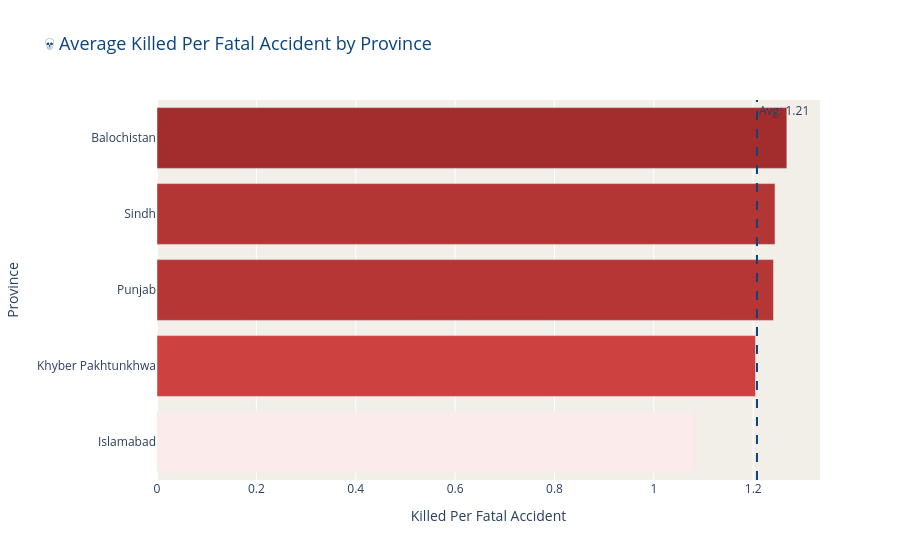

The notebook cell saved with this chart:
### Code cell
# Chart 15 — Killed Per Fatal Accident by Province
df_kpf = df_provinces.groupby('Province')['Killed_Per_Fatal_Acc'].mean().reset_index()
df_kpf = df_kpf.sort_values('Killed_Per_Fatal_Acc', ascending=True)

fig = px.bar(
    df_kpf,
    x='Killed_Per_Fatal_Acc',
    y='Province',
    orientation='h',
    title='💀 Average Killed Per Fatal Accident by Province',
    color='Killed_Per_Fatal_Acc',
    color_continuous_scale=[[0, '#FCEBEB'], [0.5, RED], [1, DEEP_RED]],
)

fig.update_layout(
    plot_bgcolor=OFF_WHITE,
    paper_bgcolor='white',
    title_font=dict(size=18, color=NAVY),
    xaxis_title='Killed Per Fatal Accident',
    yaxis_title='Province',
    coloraxis_showscale=False,
    hovermode='y unified'
)

# Add average line
avg_kpf = df_kpf['Killed_Per_Fatal_Acc'].mean()
fig.add_vline(x=avg_kpf, line_dash='dash', line_color=NAVY,
              annotation_text=f'Avg: {avg_kpf:.2f}',
              annotation_position='top right')

fig.show()
print("✅ Chart 15 done")

### Figure 1 — Plotly figure (JSON) as saved in the notebook; plotly's stock layout.template omitted (floating-point values rounded to 4 significant figures)
{"data": [{"hovertemplate": "Killed_Per_Fatal_Acc=%{marker.color}<br>Province=%{y}<extra></extra>", "legendgroup": "", "marker": {"color": [1.081, 1.205, 1.241, 1.244, 1.268], "coloraxis": "coloraxis", "pattern": {"shape": ""}}, "name": "", "orientation": "h", "showlegend": false, "textposition": "auto", "type": "bar", "x": [1.081, 1.205, 1.241, 1.244, 1.268], "xaxis": "x", "y": ["Islamabad", "Khyber Pakhtunkhwa", "Punjab", "Sindh", "Balochistan"], "yaxis": "y"}], "layout": {"annotations": [{"showarrow": false, "text": "Avg: 1.21", "x": 1.208, "xanchor": "left", "xref": "x", "y": 1, "yanchor": "top", "yref": "y domain"}], "barmode": "relative", "coloraxis": {"colorbar": {"title": {"text": "Killed_Per_Fatal_Acc"}}, "colorscale": [[0, "#FCEBEB"], [0.5, "#E24B4A"], [1, "#A32D2D"]], "showscale": false}, "hovermode": "y unified", "legend": {"tracegroupgap": 0}, "paper_bgcolor": "white", "plot_bgcolor": "#F1EFE8", "shapes": [{"line": {"color": "#0C447C", "dash": "dash"}, "type": "line", "x0": 1.208, "x1": 1.208, "xref": "x", "y0": 0, "y1": 1, "yref": "y domain"}], "title": {"font": {"color": "#0C447C", "size": 18}, "text": "💀 Average Killed Per Fatal Accident by Province"}, "xaxis": {"anchor": "y", "domain": [0, 1], "title": {"text": "Killed Per Fatal Accident"}}, "yaxis": {"anchor": "x", "domain": [0, 1], "title": {"text": "Province"}}}}
